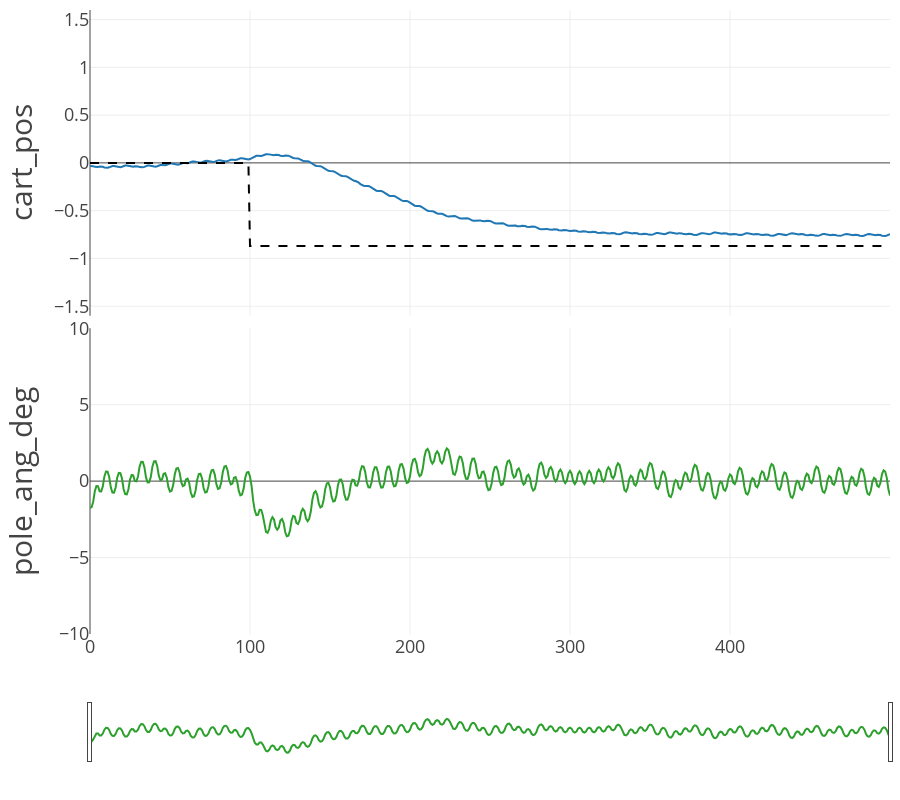

The code cell stored with this chart in its notebook:
### Code cell
EP = 4

fig = cprender.lineplot(df, ep=EP, incl_velo=False)
fig.show()

### Figure 1 — Plotly figure (JSON) as saved in the notebook; plotly's stock layout.template omitted (floating-point values rounded to 4 significant figures; data arrays with more than 128 entries replaced by an {"elided": "..."} marker saying what was removed)
{"data": [{"mode": "lines", "name": "cart_pos", "showlegend": false, "type": "scatter", "x": {"elided": "501 int values"}, "xaxis": "x", "y": {"elided": "501 float values"}, "yaxis": "y"}, {"line": {"color": "black", "dash": "dash"}, "mode": "lines", "name": "cart_pos_setpoint", "showlegend": false, "type": "scatter", "x": {"elided": "501 int values"}, "xaxis": "x", "y": {"elided": "501 float values"}, "yaxis": "y"}, {"mode": "lines", "name": "pole_ang_deg", "showlegend": false, "type": "scatter", "x": {"elided": "501 int values"}, "xaxis": "x2", "y": {"elided": "501 float values"}, "yaxis": "y2"}], "layout": {"height": 800, "hovermode": "x unified", "legend": {"orientation": "h", "x": 0.5, "xanchor": "center", "y": -0.02, "yanchor": "top"}, "margin": {"b": 10, "l": 90, "r": 10, "t": 10}, "xaxis": {"anchor": "y", "domain": [0, 1], "matches": "x2", "range": [0, 500], "showticklabels": false, "tickfont": {"size": 18}}, "xaxis2": {"anchor": "y2", "domain": [0, 1], "range": [0, 500], "rangeslider": {"visible": true}, "tickfont": {"size": 18}}, "yaxis": {"anchor": "x", "domain": [0.51, 1], "range": [-1.6, 1.6], "tickfont": {"size": 18}, "title": {"font": {"size": 30}, "text": "cart_pos"}}, "yaxis2": {"anchor": "x2", "domain": [0, 0.49], "range": [-10.0, 10.0], "tickfont": {"size": 18}, "title": {"font": {"size": 30}, "text": "pole_ang_deg"}}}}
